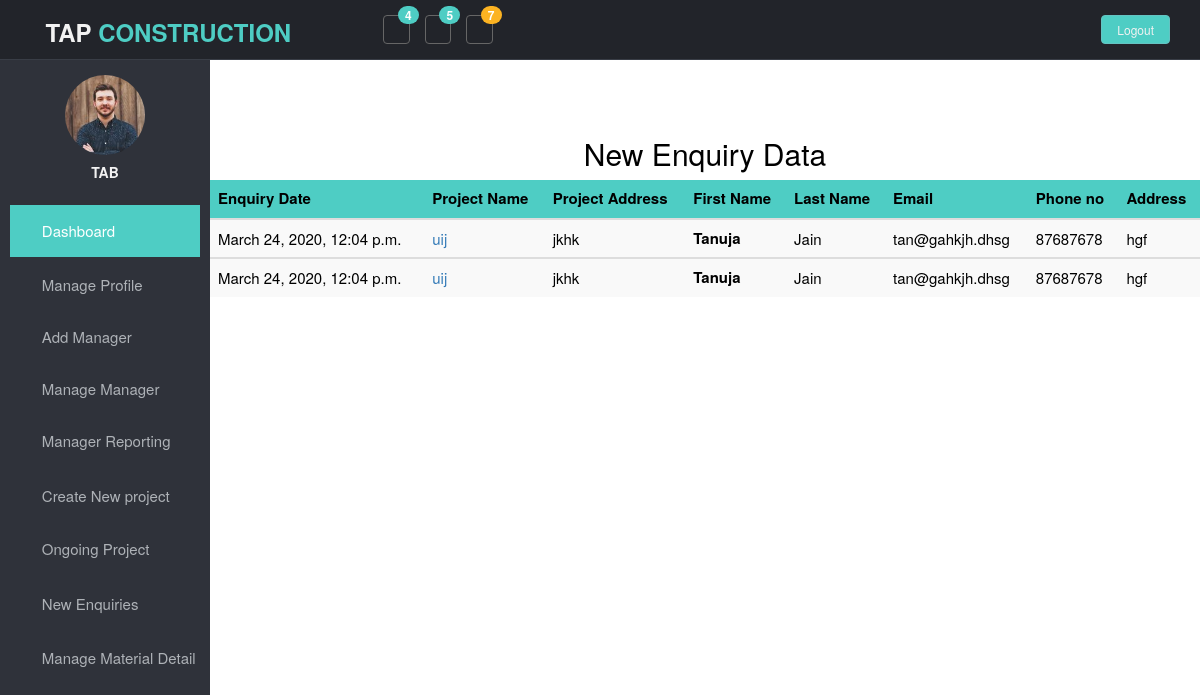
The app's page /tap/new_enquiry/ with its own data.
### tapadmin/models.py (models this page shows)
class Enquiry(models.Model):
    first_name = models.CharField(max_length=20)
    last_name = models.CharField(max_length=20)
    email = models.EmailField()
    phone_no = models.BigIntegerField()
    addres = models.TextField()
    project=models.ForeignKey(Project,on_delete=models.CASCADE)
    enquiry_date=models.DateTimeField(auto_now=True)

### Tap_admin/models.py (models this page shows, shortened)
class Project(models.Model):
    proj_status=(
        ('Completed','Completed'),
        ('In Process','In Process'),
        ('Not Started','Not Started')
   )
    proj_type=(
        ('Residential','Residential'),
        ('Commercial','Commercial'),
    )
    project_type=models.CharField(max_length=20,choices=proj_type)
    project_name=models.CharField(max_length=50)
    address=models.TextField()
    sqfeet=models.DecimalField(null=False,max_digits=10,decimal_places=5)
    proj_sale_status=models.CharField(max_length=15,choices=proj_status,default='Not Started')
    created_at=models.DateTimeField(auto_now=True)
    updated_at=models.DateTimeField(auto_now_add=True,null=True)
    manager=models.ForeignKey('manager.ManagerProfile',on_delete=models.CASCADE,null=True)
    project_desciption=models.TextField(null=True)

### Tap_admin/views.py (the view)
# urls.py: path('new_enquiry/',new_enquiry,name='new_enquiry'),
def new_enquiry(request):
    pro=Enquiry.objects.all()
    return render(request,'Tap_admin/new_enquiry.html',{'pro':pro})

### Tap_admin/templates/Tap_admin/new_enquiry.html (shortened to what this page needs)
{% extends 'Tap_admin/base.html' %}
{% load static %}
{% block content %}
<section id="main-content">
    <section class="wrapper">
      <div class="row">
          <div class="offset-md-1">
        <h2><center>New Enquiry Data</center></h2>
            <table class="table table-striped">
              <thead>
                <tr style="background-color:#4ECDC4;">
                    <th scope="col">Enquiry Date</th>
                    <th scope="col">Project Name</th>
                    <th scope="col">Project Address</th>
                    <th scope="col">First Name</th>
                  <th scope="col">Last Name</th>
                  <th scope="col">Email</th>
                  <th scope="col">Phone no</th>
                  <th scope="col">Address</th>
                    </tr>
                {% for obj in pro %}
              </thead>
              <tbody>
                <tr>
                    <td>{{ obj.enquiry_date}} </td>
                    <td><a href="{% url 'details' obj.pk %}">{{ obj.project.project_name}} </a> </td>
                    <td>{{ obj.project.address}} </td>
                    <th scope="row">{{ obj.first_name }}</th>
                  <td>{{ obj.last_name }}</td>
                  <td>{{ obj.email }}</td>
                  <td>{{ obj.phone_no }}</td>
                <td>{{ obj.addres}} </td>
                 </tr
                {% endfor %}
            </tbody>
            </table>
{% endblock %}

### Tap_admin/static/Tap_admin/css/style.css (style rules this page uses)
body { color:black; background:white; padding: 0px !important; margin: 0px !important; font-size:15px; }
a, a:hover, a:focus { text-decoration: none; outline: none; }
#main-content { margin-left: 210px; }
.wrapper { display: inline-block; margin-top: 60px; padding-left: 15px; padding-right: 15px; padding-bottom: 15px; padding-top: 0px; width: 100%; }

### records on screen
Enquiry: enquiry_date "March 24, 2020, 12:04 p.m.", project.project_name "uij", project.address "jkhk", first_name "Tanuja", last_name "Jain", email "tan@gahkjh.dhsg", phone_no "87687678", addres "hgf"
Enquiry: enquiry_date "March 24, 2020, 12:04 p.m.", project.project_name "uij", project.address "jkhk", first_name "Tanuja", last_name "Jain", email "tan@gahkjh.dhsg", phone_no "87687678", addres "hgf"
